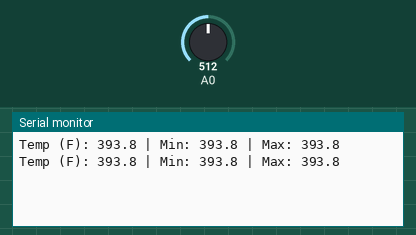
Recording of a sketch running on a simulated Arduino Uno, built with avr-gcc and run on an emulated ATmega328P. On the bench: the last lines printed to the serial monitor. Inputs (shaded band) come from the test bench; at power-on: A0 = 512.

Above: at 2.8 s.
2.9 s: A0 set to 716
At 4.7 s:
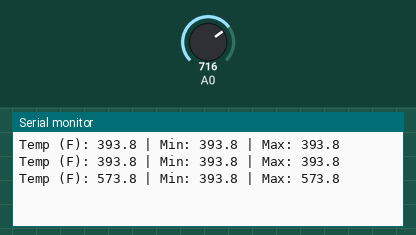
5.6 s: A0 set to 900
At 7.4 s:
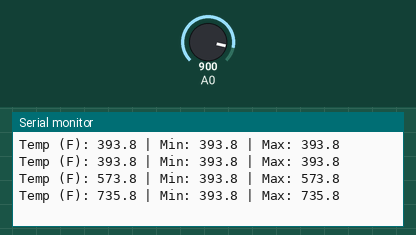
Timing chart, 0 to 8.9 s (numbered marks = the images above; inputs shaded):
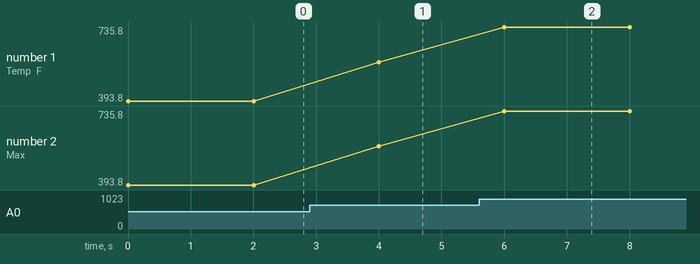

The sketch:

practica_19_min_max1.ino
```cpp
void setup() {
  Serial.begin(9600);
  pinMode(A0, INPUT);
}

void loop() {
  static float mintemp = 1000.0; // Initialize with a high value
  static float maxtemp = -1000.0; // Initialize with a low value

  int cles = map(((analogRead(A0) - 20) * 3.04), 0, 1023, -40, 125);
  float far = (cles * 9.0) / 5.0 + 32.0; // Convert to Fahrenheit

  mintemp = min(mintemp, far);
  maxtemp = max(maxtemp, far);

  Serial.print("Temp (F): ");
  Serial.print(far, 1); // Display current temperature in Fahrenheit with 1 decimal place
  Serial.print(" | Min: ");
  Serial.print(mintemp, 1); // Display minimum temperature in Fahrenheit with 1 decimal place
  Serial.print(" | Max: ");
  Serial.println(maxtemp, 1); // Display maximum temperature in Fahrenheit with 1 decimal place

  delay(2000);
}
```

Measured:
- after the input at 2.9 s, the serial monitor: prints a new line after 1.1 s (image 1)
- after the input at 5.6 s, the serial monitor: prints a new line after 0.40 s (image 2)
- plotted number 1: 393.8 → 573.8 after the input at 2.9 s, 573.8 → 735.8 after the input at 5.6 s
- plotted number 2: 393.8 → 573.8 after the input at 2.9 s, 573.8 → 735.8 after the input at 5.6 s
